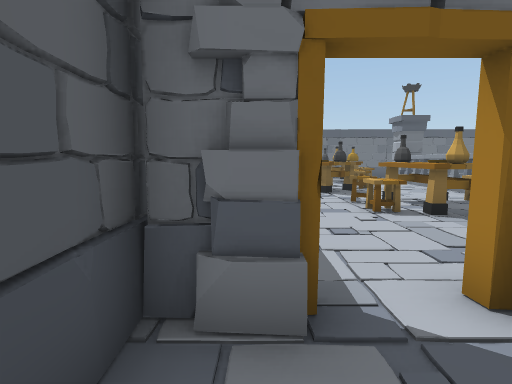
[1] (above)

24 first-person views from a walk through a 3-D level made in the Unity game engine. The camera is 1.2 m above the floor, tilts 6° down and sees 80° across. The floor is counted in squares, 1 m on a side. Each view is taken from the middle of a square. On the plan, view 1 faces up. The plan holds only what a view shows up to about 13 squares ahead; the rest is blank. Door leaves are left out, so doorways stand open. Some surface patterns are stand-ins.

[2]
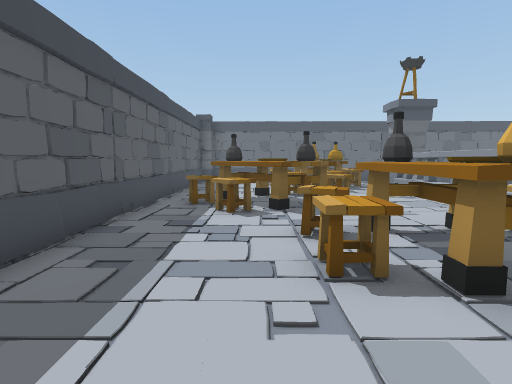

[3]
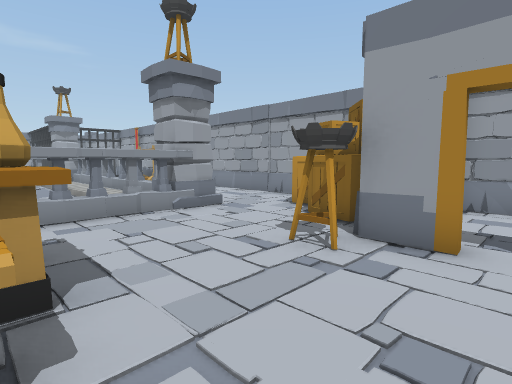

[4]
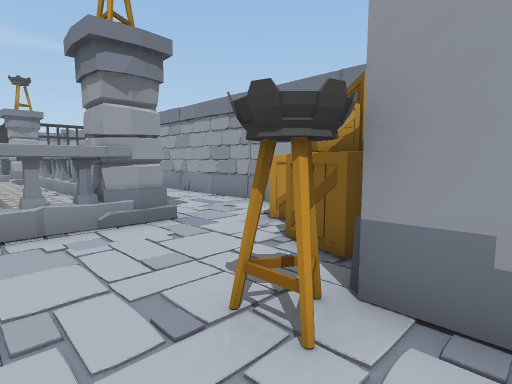

[5]
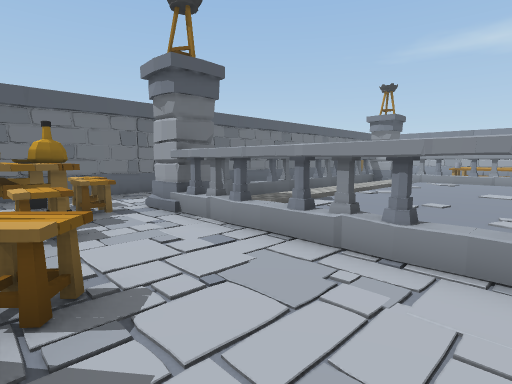

[6]
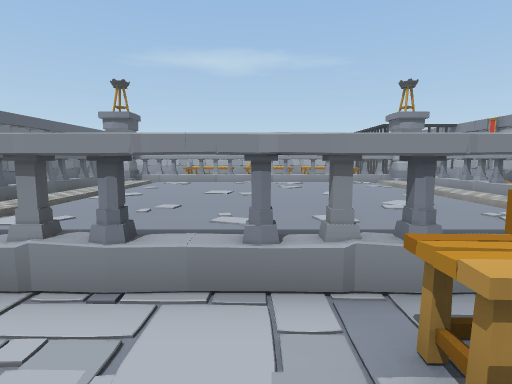

[7]
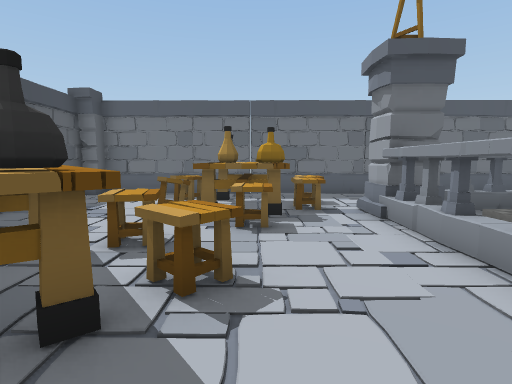

[8]
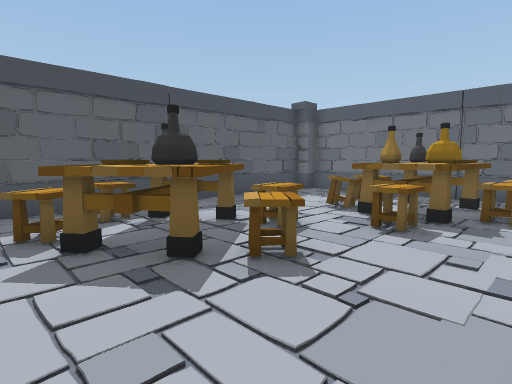

[9]
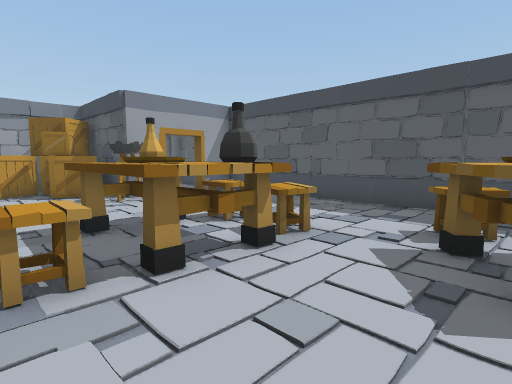

[10]
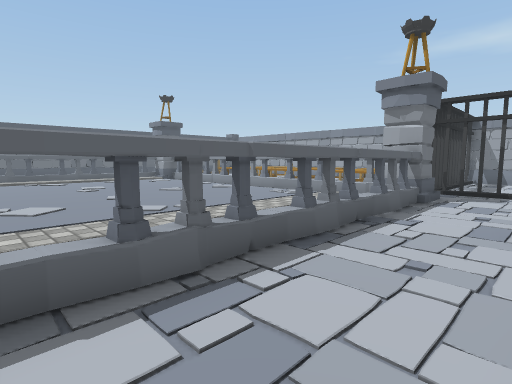

[11]
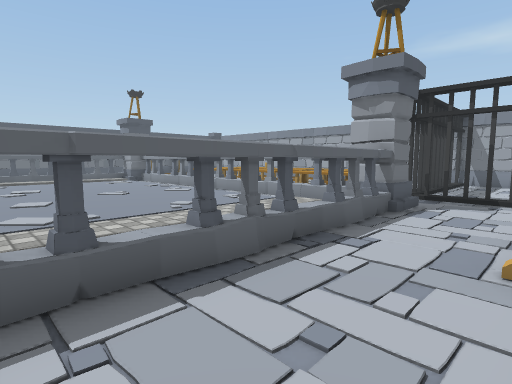

[12]
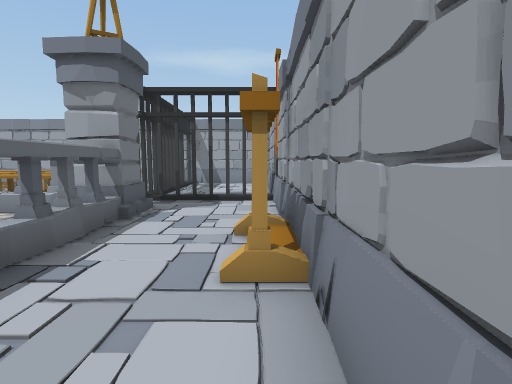

[13]
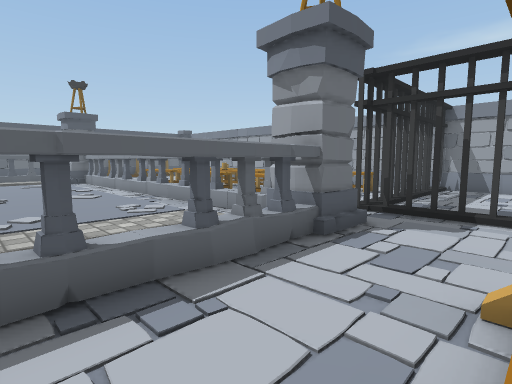

[14]
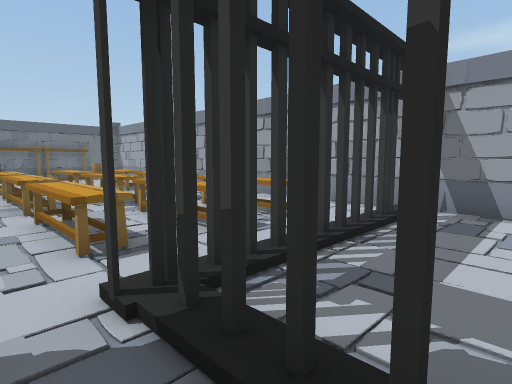

[15]
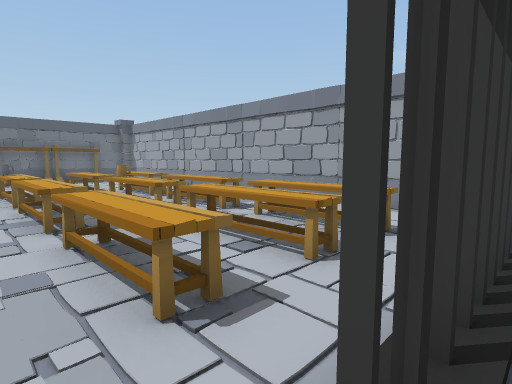

[16]
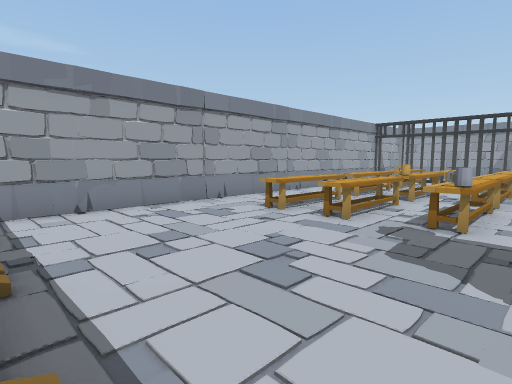

[17]
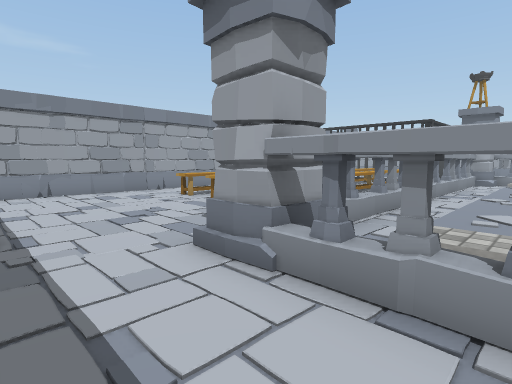

[18]
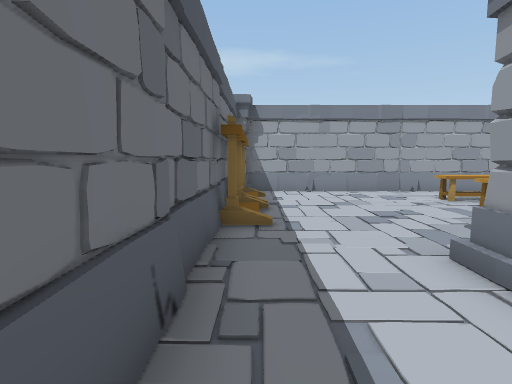

[19]
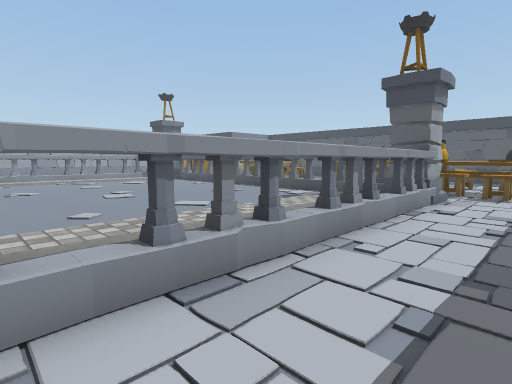

[20]
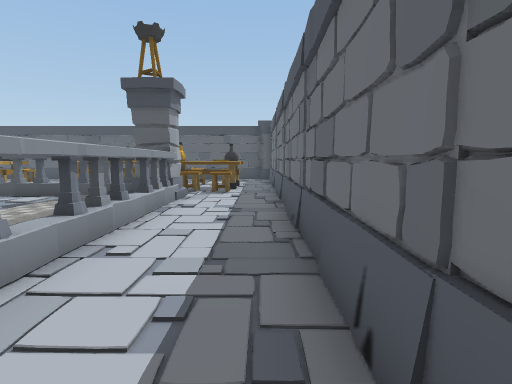

[21]
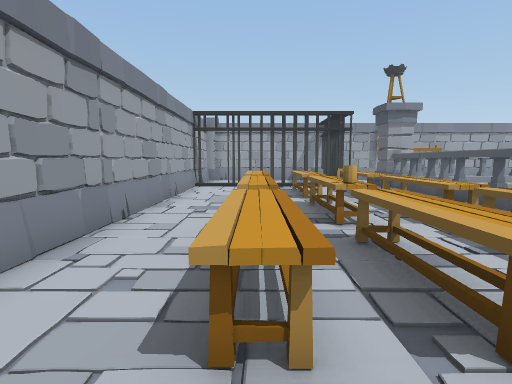

[22]
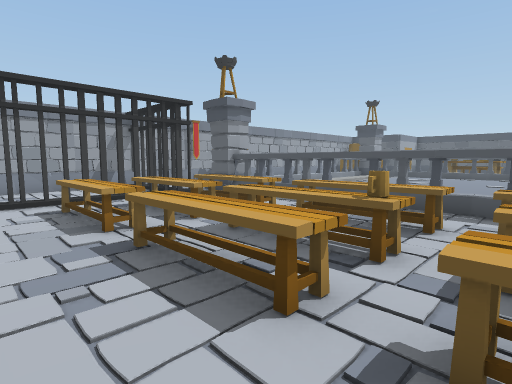

[23]
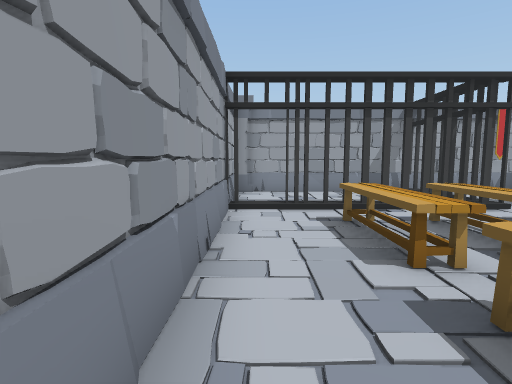

[24]
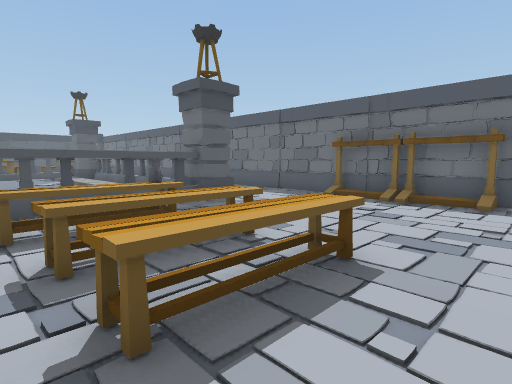

### Floor plan
Key: @ floor where view 1 was taken; # wall or solid block; x gap in a wall; . main floor; : floor 0.25 m higher than the main floor; D open door; T table; S stool; B bottle; P pillar; E bench; R rack; A banner; M mug; O other object.
Columns run from 1 left of view 1 to 30 right of it. Each row starts with its distance up from view 1.
 21 ##############################
 20 #................. . ....RRRRR #
 19 #...SBTSS.......... ...........#
 18 #...STTS.......................#
 17 #...SBBBSPPOOOOOOOOOOPP........#
 16 #....TS..PP..........PP........#
 15 #...S.S..O ::::::::::.O........#
 14 #..TSS...O ::::::::::.O.MEE.E..#
 13 #.BBTSS..O ::::::::::.O EEEEE..#
 12 #SSTBB...O ::::::::::.O EEEEE..#
 11 #.SST....O ::::::::::.O.EEEEE..#
 10 #........O ::::::::::.O.EEMEE..#
  9 #...SBTSSO ::::::::::.O.EEE.E..#
  8 #...STTS.O ::::::::::.O.EEE.E..#
  7 #...SBBT.O ::::::::::.O.EEE.E..#
  6 #....TT..O ::::::::::.O.EEE.E..#
  5 # .......O  :::::::::.O.EEE.E..#
  4 # ..O....O ::::::::::.O.EEE.E..#
  3 # DDOO...PP..........PP...x..DD#
  2 ##.##O...PPOOOOOOOOOOPP.###x.x##
  1 # ..#OO.................#.....#
  0  @ .#OOO................#.....#
 -1    .#OOOO.........RRRA .#.... #
 -2    ###########################

Positions as (right, up) in squares from view 1, and headings:
1: (0, 0), facing up
2: (2, 4), facing up
3: (1, 7), facing down-right
4: (2, 5), facing down-right
5: (4, 10), facing up-right
6: (5, 10), facing right
7: (5, 10), facing up
8: (7, 10), facing up-left
9: (7, 12), facing down-left
10: (11, -1), facing up-right
11: (13, -1), facing up-right
12: (14, -1), facing right
13: (16, -1), facing up-right
14: (22, 0), facing up-right
15: (22, 2), facing up-right
16: (22, 20), facing down-right
17: (18, 20), facing down-right
18: (18, 20), facing right
19: (18, 20), facing down-left
20: (18, 20), facing left
21: (27, 16), facing down
22: (29, 12), facing down-left
23: (29, 10), facing down
24: (29, 11), facing up-left
